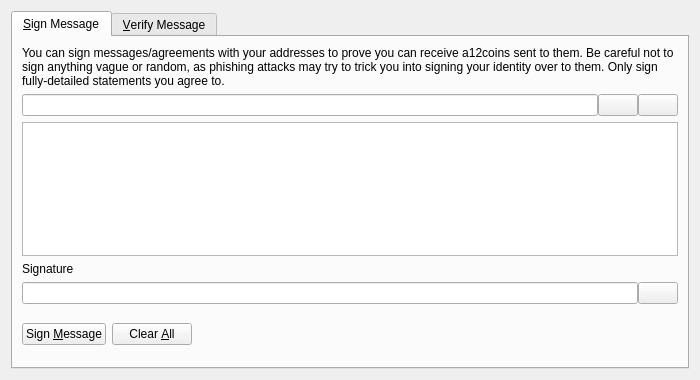
<?xml version="1.0" encoding="UTF-8"?>
<ui version="4.0">
 <class>SignVerifyMessageDialog</class>
 <widget class="QDialog" name="SignVerifyMessageDialog">
  <property name="geometry">
   <rect>
    <x>0</x>
    <y>0</y>
    <width>700</width>
    <height>380</height>
   </rect>
  </property>
  <property name="windowTitle">
   <string>Signatures - Sign / Verify a Message</string>
  </property>
  <property name="modal">
   <bool>true</bool>
  </property>
  <layout class="QVBoxLayout" name="verticalLayout">
   <item>
    <widget class="QTabWidget" name="tabWidget">
     <property name="currentIndex">
      <number>0</number>
     </property>
     <widget class="QWidget" name="tabSignMessage">
      <attribute name="title">
       <string>&amp;Sign Message</string>
      </attribute>
      <layout class="QVBoxLayout" name="verticalLayout_SM">
       <item>
        <widget class="QLabel" name="infoLabel_SM">
         <property name="text">
          <string>You can sign messages/agreements with your addresses to prove you can receive a12coins sent to them. Be careful not to sign anything vague or random, as phishing attacks may try to trick you into signing your identity over to them. Only sign fully-detailed statements you agree to.</string>
         </property>
         <property name="textFormat">
          <enum>Qt::PlainText</enum>
         </property>
         <property name="wordWrap">
          <bool>true</bool>
         </property>
        </widget>
       </item>
       <item>
        <layout class="QHBoxLayout" name="horizontalLayout_1_SM">
         <property name="spacing">
          <number>0</number>
         </property>
         <item>
          <widget class="QValidatedLineEdit" name="addressIn_SM">
           <property name="toolTip">
            <string>The A12coin address to sign the message with</string>
           </property>
          </widget>
         </item>
         <item>
          <widget class="QPushButton" name="addressBookButton_SM">
           <property name="toolTip">
            <string>Choose previously used address</string>
           </property>
           <property name="text">
            <string/>
           </property>
           <property name="icon">
            <iconset resource="../bitcoin.qrc">
             <normaloff>:/icons/address-book</normaloff>:/icons/address-book</iconset>
           </property>
           <property name="shortcut">
            <string>Alt+A</string>
           </property>
           <property name="autoDefault">
            <bool>false</bool>
           </property>
          </widget>
         </item>
         <item>
          <widget class="QPushButton" name="pasteButton_SM">
           <property name="toolTip">
            <string>Paste address from clipboard</string>
           </property>
           <property name="text">
            <string/>
           </property>
           <property name="icon">
            <iconset resource="../bitcoin.qrc">
             <normaloff>:/icons/editpaste</normaloff>:/icons/editpaste</iconset>
           </property>
           <property name="shortcut">
            <string>Alt+P</string>
           </property>
           <property name="autoDefault">
            <bool>false</bool>
           </property>
          </widget>
         </item>
        </layout>
       </item>
       <item>
        <widget class="QPlainTextEdit" name="messageIn_SM">
         <property name="toolTip">
          <string>Enter the message you want to sign here</string>
         </property>
        </widget>
       </item>
       <item>
        <widget class="QLabel" name="signatureLabel_SM">
         <property name="text">
          <string>Signature</string>
         </property>
         <property name="textFormat">
          <enum>Qt::PlainText</enum>
         </property>
        </widget>
       </item>
       <item>
        <layout class="QHBoxLayout" name="horizontalLayout_2_SM">
         <property name="spacing">
          <number>0</number>
         </property>
         <item>
          <widget class="QLineEdit" name="signatureOut_SM">
           <property name="font">
            <font>
             <italic>true</italic>
            </font>
           </property>
           <property name="readOnly">
            <bool>true</bool>
           </property>
          </widget>
         </item>
         <item>
          <widget class="QPushButton" name="copySignatureButton_SM">
           <property name="toolTip">
            <string>Copy the current signature to the system clipboard</string>
           </property>
           <property name="text">
            <string/>
           </property>
           <property name="icon">
            <iconset resource="../bitcoin.qrc">
             <normaloff>:/icons/editcopy</normaloff>:/icons/editcopy</iconset>
           </property>
           <property name="autoDefault">
            <bool>false</bool>
           </property>
          </widget>
         </item>
        </layout>
       </item>
       <item>
        <layout class="QHBoxLayout" name="horizontalLayout_3_SM">
         <item>
          <widget class="QPushButton" name="signMessageButton_SM">
           <property name="toolTip">
            <string>Sign the message to prove you own this A12coin address</string>
           </property>
           <property name="text">
            <string>Sign &amp;Message</string>
           </property>
           <property name="icon">
            <iconset resource="../bitcoin.qrc">
             <normaloff>:/icons/edit</normaloff>:/icons/edit</iconset>
           </property>
           <property name="autoDefault">
            <bool>false</bool>
           </property>
          </widget>
         </item>
         <item>
          <widget class="QPushButton" name="clearButton_SM">
           <property name="toolTip">
            <string>Reset all sign message fields</string>
           </property>
           <property name="text">
            <string>Clear &amp;All</string>
           </property>
           <property name="icon">
            <iconset resource="../bitcoin.qrc">
             <normaloff>:/icons/remove</normaloff>:/icons/remove</iconset>
           </property>
           <property name="autoDefault">
            <bool>false</bool>
           </property>
          </widget>
         </item>
         <item>
          <spacer name="horizontalSpacer_1_SM">
           <property name="orientation">
            <enum>Qt::Horizontal</enum>
           </property>
           <property name="sizeHint" stdset="0">
            <size>
             <width>40</width>
             <height>48</height>
            </size>
           </property>
          </spacer>
         </item>
         <item>
          <widget class="QLabel" name="statusLabel_SM">
           <property name="font">
            <font>
             <weight>75</weight>
             <bold>true</bold>
            </font>
           </property>
           <property name="text">
            <string/>
           </property>
           <property name="wordWrap">
            <bool>true</bool>
           </property>
          </widget>
         </item>
         <item>
          <spacer name="horizontalSpacer_2_SM">
           <property name="orientation">
            <enum>Qt::Horizontal</enum>
           </property>
           <property name="sizeHint" stdset="0">
            <size>
             <width>40</width>
             <height>48</height>
            </size>
           </property>
          </spacer>
         </item>
        </layout>
       </item>
      </layout>
     </widget>
     <widget class="QWidget" name="tabVerifyMessage">
      <attribute name="title">
       <string>&amp;Verify Message</string>
      </attribute>
      <layout class="QVBoxLayout" name="verticalLayout_VM">
       <item>
        <widget class="QLabel" name="infoLabel_VM">
         <property name="text">
          <string>Enter the receiver's address, message (ensure you copy line breaks, spaces, tabs, etc. exactly) and signature below to verify the message. Be careful not to read more into the signature than what is in the signed message itself, to avoid being tricked by a man-in-the-middle attack. Note that this only proves the signing party receives with the address, it cannot prove sendership of any transaction!</string>
         </property>
         <property name="textFormat">
          <enum>Qt::PlainText</enum>
         </property>
         <property name="alignment">
          <set>Qt::AlignLeading|Qt::AlignLeft|Qt::AlignTop</set>
         </property>
         <property name="wordWrap">
          <bool>true</bool>
         </property>
        </widget>
       </item>
       <item>
        <layout class="QHBoxLayout" name="horizontalLayout_1_VM">
         <property name="spacing">
          <number>0</number>
         </property>
         <item>
          <widget class="QValidatedLineEdit" name="addressIn_VM">
           <property name="toolTip">
            <string>The A12coin address the message was signed with</string>
           </property>
          </widget>
         </item>
         <item>
          <widget class="QPushButton" name="addressBookButton_VM">
           <property name="toolTip">
            <string>Choose previously used address</string>
           </property>
           <property name="text">
            <string/>
           </property>
           <property name="icon">
            <iconset resource="../bitcoin.qrc">
             <normaloff>:/icons/address-book</normaloff>:/icons/address-book</iconset>
           </property>
           <property name="shortcut">
            <string>Alt+A</string>
           </property>
           <property name="autoDefault">
            <bool>false</bool>
           </property>
          </widget>
         </item>
        </layout>
       </item>
       <item>
        <widget class="QPlainTextEdit" name="messageIn_VM"/>
       </item>
       <item>
        <widget class="QValidatedLineEdit" name="signatureIn_VM"/>
       </item>
       <item>
        <layout class="QHBoxLayout" name="horizontalLayout_2_VM">
         <item>
          <widget class="QPushButton" name="verifyMessageButton_VM">
           <property name="toolTip">
            <string>Verify the message to ensure it was signed with the specified A12coin address</string>
           </property>
           <property name="text">
            <string>Verify &amp;Message</string>
           </property>
           <property name="icon">
            <iconset resource="../bitcoin.qrc">
             <normaloff>:/icons/transaction_0</normaloff>:/icons/transaction_0</iconset>
           </property>
           <property name="autoDefault">
            <bool>false</bool>
           </property>
          </widget>
         </item>
         <item>
          <widget class="QPushButton" name="clearButton_VM">
           <property name="toolTip">
            <string>Reset all verify message fields</string>
           </property>
           <property name="text">
            <string>Clear &amp;All</string>
           </property>
           <property name="icon">
            <iconset resource="../bitcoin.qrc">
             <normaloff>:/icons/remove</normaloff>:/icons/remove</iconset>
           </property>
           <property name="autoDefault">
            <bool>false</bool>
           </property>
          </widget>
         </item>
         <item>
          <spacer name="horizontalSpacer_1_VM">
           <property name="orientation">
            <enum>Qt::Horizontal</enum>
           </property>
           <property name="sizeHint" stdset="0">
            <size>
             <width>40</width>
             <height>48</height>
            </size>
           </property>
          </spacer>
         </item>
         <item>
          <widget class="QLabel" name="statusLabel_VM">
           <property name="font">
            <font>
             <weight>75</weight>
             <bold>true</bold>
            </font>
           </property>
           <property name="text">
            <string/>
           </property>
           <property name="wordWrap">
            <bool>true</bool>
           </property>
          </widget>
         </item>
         <item>
          <spacer name="horizontalSpacer_2_VM">
           <property name="orientation">
            <enum>Qt::Horizontal</enum>
           </property>
           <property name="sizeHint" stdset="0">
            <size>
             <width>40</width>
             <height>48</height>
            </size>
           </property>
          </spacer>
         </item>
        </layout>
       </item>
      </layout>
     </widget>
    </widget>
   </item>
  </layout>
 </widget>
 <customwidgets>
  <customwidget>
   <class>QValidatedLineEdit</class>
   <extends>QLineEdit</extends>
   <header>qvalidatedlineedit.h</header>
  </customwidget>
 </customwidgets>
 <resources>
  <include location="../bitcoin.qrc"/>
 </resources>
 <connections/>
</ui>
